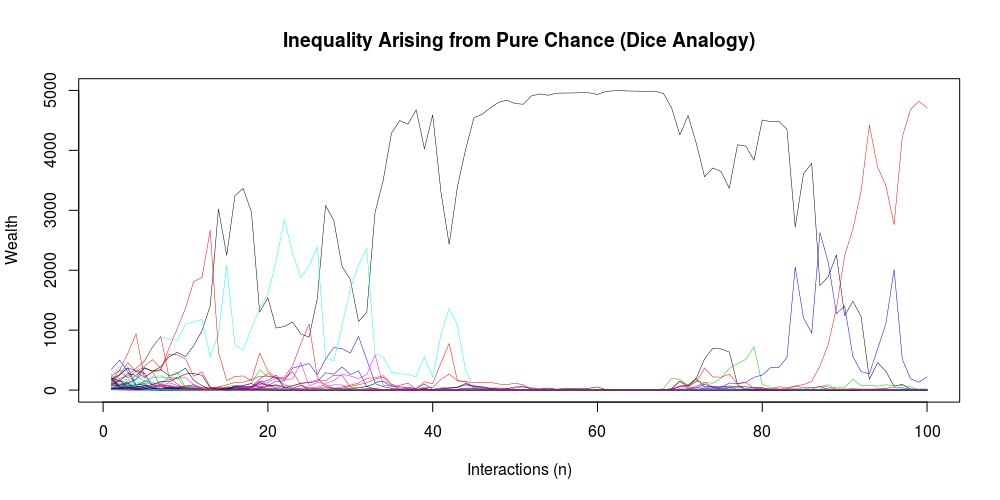

The script that drew this image:


  
  # define parameters
  players <- 50
  interactions<-100
  
  # make intial distribution
  x <- matrix(rep(interactions,players),nrow = players)
  
  # assign dice "multipliers" 
  dice <-c(-0.8,-0.4,-0.2,0.2,0.4,0.8)
  
  # define game function
  times <- function(x) {
    
    beg <- sum(x) # total in beginning
    int <- x*(1+sample(dice,players,replace = TRUE)) # draw outcomes
    newTot <- sum(int) # sum of new balance
    
    fac <- (newTot-beg)/newTot # calculate factor
    duty <- int-(fac*int) # apply to keep total amount constant
    
    #assign("x",duty)
    
    #return(c(int,beg,sum(int),fac,duty,sum(duty)))
    
    return(duty) # return new distribution to players
  }
  
  # create holder of results
  holder <- matrix(ncol=interactions,nrow=players)
  
  # iterate through main loop
  
  i=1
  for (i in i:ncol(holder)) {
    
    res<-apply(x, MARGIN = 2,FUN = times)
    
    holder[,i] <-res
    
    x<-res # reassign x to latest outcome
    
  }  

  
matplot(t(holder),type = "l",
        main="Inequality Arising from Pure Chance (Dice Analogy)",
        xlab = "Interactions (n)",
        ylab="Wealth",lty = 1,lwd = 0.5)

# single run
oneTime<-apply(x,MARGIN = 2,FUN = times)
